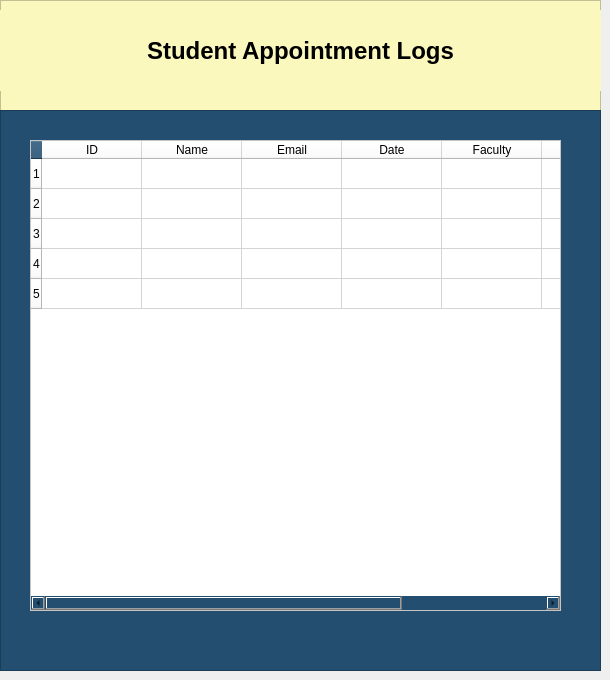
    <widget class="QWidget" name="AppointmentPage">
     <widget class="QFrame" name="AppointmentFrame">
      <property name="geometry">
       <rect>
        <x>0</x>
        <y>0</y>
        <width>601</width>
        <height>111</height>
       </rect>
      </property>
      <property name="styleSheet">
       <string notr="true">background-color: rgb(251, 248, 190);</string>
      </property>
      <property name="frameShape">
       <enum>QFrame::StyledPanel</enum>
      </property>
      <property name="frameShadow">
       <enum>QFrame::Raised</enum>
      </property>
      <widget class="QLabel" name="AppointmentLogsLabel">
       <property name="geometry">
        <rect>
         <x>0</x>
         <y>10</y>
         <width>601</width>
         <height>81</height>
        </rect>
       </property>
       <property name="font">
        <font>
         <family>Tahoma</family>
         <pointsize>18</pointsize>
         <weight>75</weight>
         <bold>true</bold>
        </font>
       </property>
       <property name="text">
        <string>Student Appointment Logs</string>
       </property>
       <property name="alignment">
        <set>Qt::AlignCenter</set>
       </property>
      </widget>
     </widget>
     <widget class="QFrame" name="AppointmenLogsFrame">
      <property name="geometry">
       <rect>
        <x>0</x>
        <y>110</y>
        <width>601</width>
        <height>561</height>
       </rect>
      </property>
      <property name="styleSheet">
       <string notr="true">background-color: rgb(35, 78, 112);</string>
      </property>
      <property name="frameShape">
       <enum>QFrame::StyledPanel</enum>
      </property>
      <property name="frameShadow">
       <enum>QFrame::Raised</enum>
      </property>
      <widget class="QTableWidget" name="AppointmentLogsWidget">
       <property name="geometry">
        <rect>
         <x>30</x>
         <y>30</y>
         <width>531</width>
         <height>471</height>
        </rect>
       </property>
       <property name="styleSheet">
        <string notr="true">background-color: rgb(255, 255, 255);
color: rgb(0, 0, 0);</string>
       </property>
       <row>
        <property name="text">
         <string>1</string>
        </property>
       </row>
       <row>
        <property name="text">
         <string>2</string>
        </property>
       </row>
       <row>
        <property name="text">
         <string>3</string>
        </property>
       </row>
       <row>
        <property name="text">
         <string>4</string>
        </property>
       </row>
       <row>
        <property name="text">
         <string>5</string>
        </property>
       </row>
       <column>
        <property name="text">
         <string>ID</string>
        </property>
       </column>
       <column>
        <property name="text">
         <string>Name</string>
        </property>
       </column>
       <column>
        <property name="text">
         <string>Email</string>
        </property>
       </column>
       <column>
        <property name="text">
         <string>Date</string>
        </property>
       </column>
       <column>
        <property name="text">
         <string>Faculty</string>
        </property>
       </column>
       <column>
        <property name="text">
         <string>Reason</string>
        </property>
       </column>
       <column>
        <property name="text">
         <string>Priority Numbers</string>
        </property>
       </column>
       <item row="0" column="1">
        <property name="text">
         <string/>
        </property>
       </item>
      </widget>
     </widget>
    </widget>
